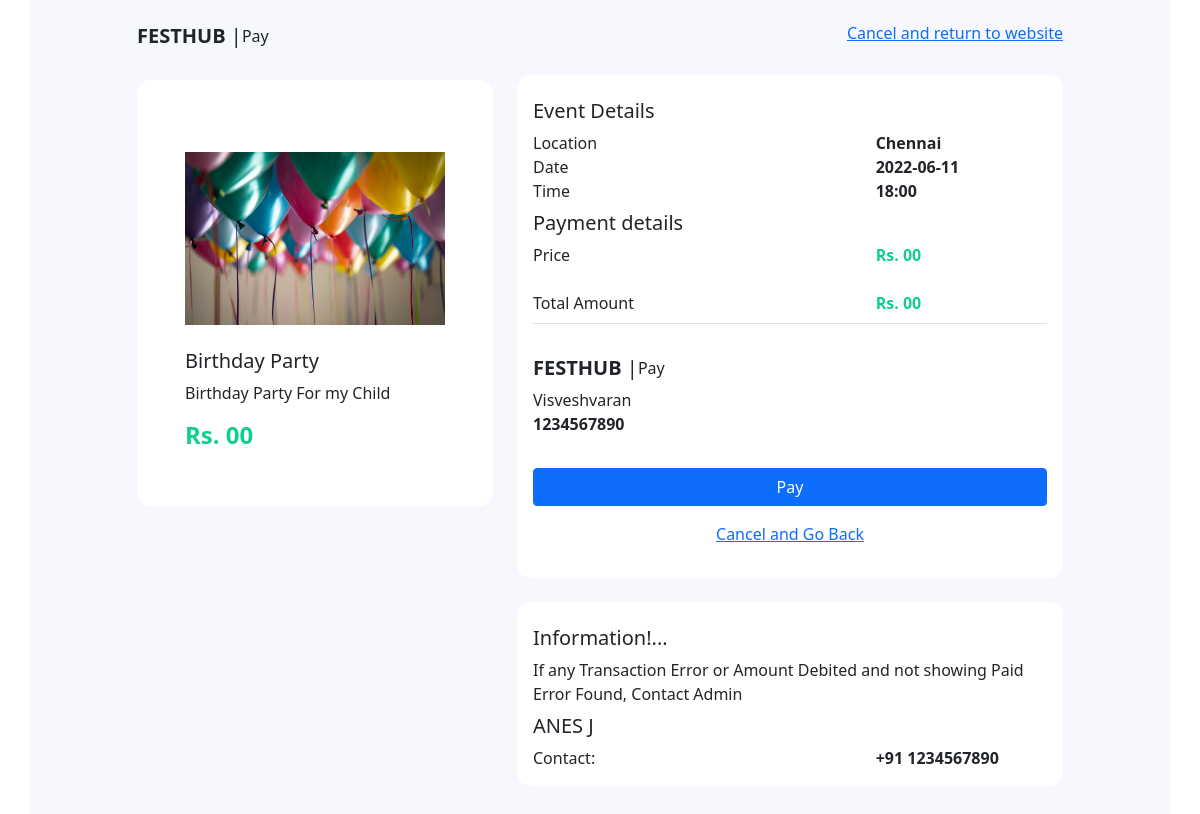
Screenshot of /FestHubWT/checkout.php?ID=5 with the database file from the repository.
### tables this page shows
CREATE TABLE `events` (
  `image_id` int(11) NOT NULL,
  `image` varchar(200) NOT NULL,
  `image_text` text NOT NULL,
  `image_desc` text NOT NULL,
  `edate` date NOT NULL,
  `etime` varchar(50) NOT NULL,
  `location` varchar(50) NOT NULL,
  `price` varchar(30) NOT NULL
);

CREATE TABLE `users` (
  `user_id` int(11) NOT NULL,
  `fname` varchar(255) NOT NULL,
  `lname` varchar(255) NOT NULL,
  `email` varchar(255) NOT NULL,
  `dob` date NOT NULL,
  `gender` varchar(255) NOT NULL,
  `country` varchar(255) NOT NULL,
  `phone` bigint(20) NOT NULL
);

### FestHubWT/checkout.php (the view, shortened to what this page needs)
<?php
  $db = mysqli_connect("localhost", "root", "", "festhub");
  $ID=$_GET['ID'];
  $result = mysqli_query($db, "SELECT * FROM events where image_id = $ID");
  $result1 = mysqli_query($db,"SELECT * FROM users ORDER BY user_id DESC LIMIT 1");
?>
<!DOCTYPE html>
<html>
<head>
	<link rel="stylesheet" type="text/css" href="./css/checkout.css">
	<link rel="stylesheet" type="text/css" href="https://cdn.jsdelivr.net/npm/bootstrap@5.0.0-beta1/dist/css/bootstrap.min.css">
</head>
<body>
<div class="container rounded bg-white">
    <div class="bg row d-flex justify-content-center pb-5">
        <div class="col-sm-4 col-md-4 ml-1">
            <div class="py-4 pl-6 d-flex flex-row">
                <h5><span class="fa fa-check-square-o"></span><b>FESTHUB</b> |  </h5><span class="pl-2"> Pay</span>
            </div>
            <div class="bg-white p-5 d-flex flex-column" style="border-radius:14px;">
            	<?php
            	while ($row = mysqli_fetch_assoc($result)) {
                echo "<div class='text-center mt-4'> <img class='img-fluid' src='./img/".$row['image']."' width='400' height='400'/> </div>";
                echo "<br>";
                echo "<h5>".$row['image_text']."</h5>";
                echo "<p>".$row['image_desc']."</p>";
                echo "<h4 class='green'>".$row['price']."</h4>";
            echo "</div>";
        echo "</div>";
        echo "<div class='col-sm-5 col-md-6 mobile'>";
        	echo "<div class='py-4 d-flex justify-content-end'>";
            	echo "<h6><a href='events.php'>Cancel and return to website</a></h6>";
            echo "</div>";
            echo "<div class='bg-white p-3 d-flex flex-column' style='border-radius:14px'>";
            	echo "<div class='pt-2'>";
            		echo "<h5>Event Details</h5>";
            	echo "</div>";
                	echo "<div class='d-flex'>";
                		echo "<div class='col-8'>Location</div>";
                		echo "<div class='ml-auto'><b>".$row['location']."</b></div>";
                	echo "</div>";
                	echo "<div class='d-flex'>";
                		echo "<div class='col-8'>Date</div>";
                		echo "<div class='ml-auto'><b>".$row['edate']."</b></div>";
                	echo "</div>";
                	echo "<div class='d-flex'>";
                		echo "<div class='col-8'>Time</div>";
                		echo "<div class='ml-auto'><b>".$row['etime']."</b></div>";
                	echo "</div>";
                	echo "<div class='pt-2'>";
                		echo "<h5>Payment details</h5>";
                	echo "</div>";
                	echo "<div class='d-flex'>";
                		echo "<div class='col-8'>Price</div>";
                		echo "<div class='ml-auto green'>".$row['price']."</div>";
                	echo "</div>";
                	echo "<br>";
                	echo "<div class='d-flex'>";
                		echo "<div class='col-8'>Total Amount</div>";
                		echo "<div class='ml-auto green'>".$row['price']."</div>";
                	echo "</div>";
                	}
                	?>
                <div class="pt-2">
                    <div class="border-top px-4 mx-8 pt-2"></div>
                </div><br>
                <div class="d-flex flex-row">
                    <h5 class="pl-2"><span class="fa fa-check-square-o"></span><b>FESTHUB</b> | </h5><span class="pl-2">Pay</span>
                </div>
                <div class="pl-2">
                	<?php
            		while ($row = mysqli_fetch_array($result1)) {
                    echo "<div>".$row['fname']."</div>";
                    echo "<div class='pb-2'><b>".$row['phone']."</b></div>";
                	}
                	?>
                </div>
               <?php echo "<a class='btn mt-4 btn-primary btn-block' href='pay.php?ID={$ID}'> Pay </a>"; ?>
                <div class="text-center p-3"> <a class="text-link " href="events.php">Cancel and Go Back</a> </div>
            </div>
            <div class="bg-white mt-4 p-3 d-flex flex-column" style="border-radius:14px">
                <div class="pt-2">
                    <h5>Information!...</h5>
                </div>
                <div class="pl-2">
                    <div>If any Transaction Error or Amount Debited and not showing Paid Error Found, Contact Admin </div>
                </div>
                <div class="pt-2">
                    <h5>ANES J</h5>
                </div>
                <div class="d-flex">
                    <div class="col-8">Contact:</div>
                    <div class="ml-auto"><b>+91 1234567890</b></div>
                </div>
            </div>
        </div>
    </div>
</div>
</body>
</html>

### FestHubWT/css/checkout.css (style rules this page uses)
body { background-color: #F6F8FD }
.bg { background-color: #F6F8FD }
.green { color: rgb(15, 207, 143); font-weight: 680 }

### rows the page displays
events: image (picture), image_text "Birthday Party", image_desc "Birthday Party For my Child", price "Rs. 00", location "Chennai", edate "2022-06-11", etime "18:00"
users: fname "Visveshvaran", phone "1234567890"
